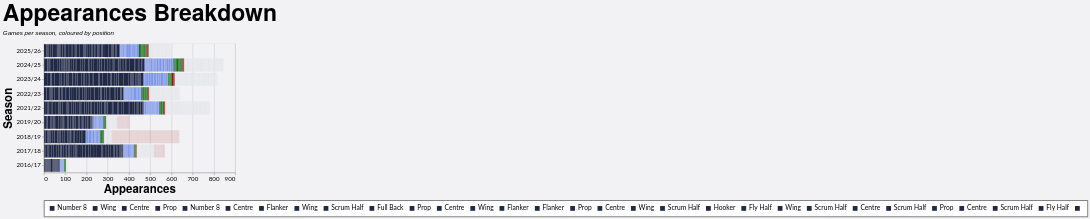

Write the Vega-Lite specification saved for this chart.
### Vega-Lite specification from a JSON file in a GitHub repository (floating-point values rounded to 4 significant figures; data arrays with more than 128 entries replaced by an {"elided": "..."} marker saying what was removed)
{"config": {"axis": {"labelFont": "Lato, sans-serif", "titleFont": "PT Sans Narrow, Helvetica Neue, Helvetica, Arial, sans-serif", "labelFontSize": 13, "titleFontSize": 24, "gridColor": "#202947", "gridOpacity": 0.2}, "header": {"labelFont": "PT Sans Narrow, Helvetica Neue, Helvetica, Arial, sans-serif", "titleFont": "PT Sans Narrow, Helvetica Neue, Helvetica, Arial, sans-serif", "labelFontSize": 24, "titleFontSize": 28, "labelFontWeight": "bold", "orient": "left"}, "legend": {"labelFont": "Lato, sans-serif", "titleFont": "PT Sans Narrow, Helvetica Neue, Helvetica, Arial, sans-serif", "labelFontSize": 14, "titleFontSize": 16, "titlePadding": 5, "fillColor": "white", "strokeColor": "black", "padding": 10, "titleFontWeight": "lighter", "titleFontStyle": "italic", "titleColor": "gray", "offset": 10}, "title": {"font": "PT Sans Narrow, Helvetica Neue, Helvetica, Arial, sans-serif", "fontSize": 48, "fontWeight": "bold", "anchor": "start", "align": "center", "titlePadding": 20, "subtitlePadding": 10, "subtitleFontSize": 13, "subtitleColor": "", "subtitleFontStyle": "italic", "offset": 15, "color": "black"}, "axisX": {"labelAngle": 0}, "facet": {"title": null, "header": null, "align": {"row": "each", "column": "each"}}, "resolve": {"scale": {"y": "independent", "facet": "independent"}}, "background": "#f2f1f4"}, "data": {"name": "data-34ca1c32e3fa2e7a16de912c6f44bbcc"}, "mark": {"type": "bar"}, "encoding": {"color": {"field": "color_key", "legend": {"labelExpr": "split(datum.label, '|||')[1]", "orient": "bottom", "title": null}, "scale": {"domain": {"elided": "814 str values"}, "range": {"elided": "814 str values"}}, "type": "nominal"}, "tooltip": [{"field": "player", "title": "Player", "type": "nominal"}, {"field": "season", "title": "Season", "type": "nominal"}, {"field": "color_value", "title": "Position", "type": "nominal"}, {"aggregate": "sum", "field": "apps", "title": "Appearances", "type": "quantitative"}], "x": {"aggregate": "sum", "field": "apps", "title": "Appearances", "type": "quantitative"}, "y": {"field": "season", "sort": {"field": "season_sort", "op": "max", "order": "descending"}, "title": "Season", "type": "nominal"}}, "height": {"step": 30}, "title": {"text": "Appearances Breakdown", "subtitle": "Games per season, coloured by position"}, "width": 400, "$schema": "https://vega.github.io/schema/vega-lite/v5.20.1.json", "datasets": {"data-34ca1c32e3fa2e7a16de912c6f44bbcc": {"elided": "2466 records"}}}
